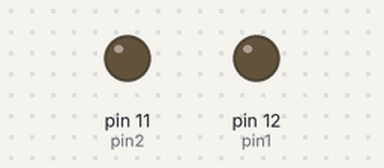
This sketch was run on a simulated Arduino Uno, built with avr-gcc and run on an emulated ATmega328P. Parts: output pins drawn as LEDs (lit = HIGH).

Above: at 1.0 s.
At 3.0 s:
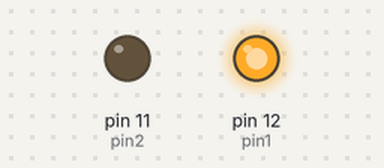
Timing chart, 0 to 5.2 s (numbered marks = the images above):
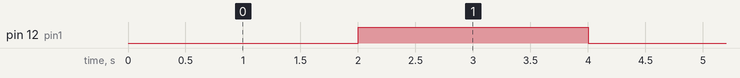

Measured:
- by itself, pin 12 (pin1): alternates HIGH for 2.0 s and LOW for 2.0 s

The sketch:

PinMode.ino
```cpp
int pin1 = 12; //letzter
int pin2 = 11;

void setup() {
  // put your setup code here, to run once:
pinMode (pin1,OUTPUT);
pinMode (pin2,OUTPUT);

}

void loop() {
  // put your main code here, to run repeatedly:
  /*for (int i=0;i<150;i++){
    analogWrite (37,i);
    delay(50);
  }

  for (int i=150;i>0;i--){
    analogWrite (37,i);
    delay(50);
  }*/
 analogWrite (pin1,100);
 delay(2000);
 analogWrite (pin1,250);
 delay(2000);

 analogWrite (pin2,0);

}
```
